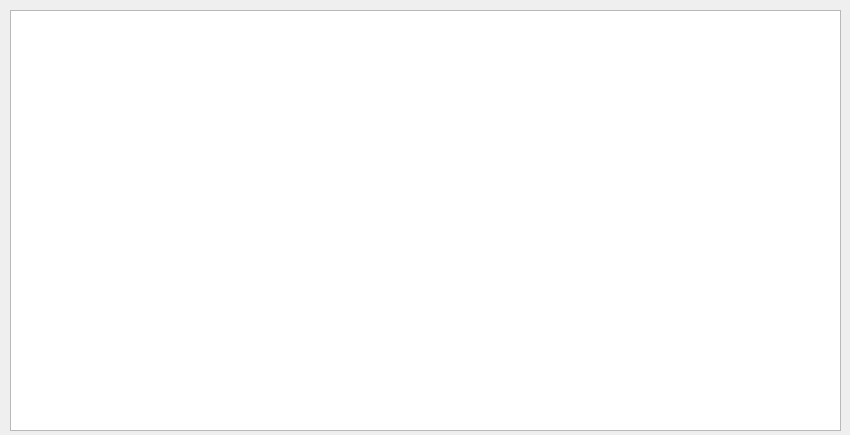
<?xml version="1.0" encoding="UTF-8"?>
<ui version="4.0">
 <class>Result</class>
 <widget class="QWidget" name="Result">
  <property name="geometry">
   <rect>
    <x>0</x>
    <y>0</y>
    <width>850</width>
    <height>435</height>
   </rect>
  </property>
  <property name="minimumSize">
   <size>
    <width>850</width>
    <height>435</height>
   </size>
  </property>
  <property name="maximumSize">
   <size>
    <width>850</width>
    <height>435</height>
   </size>
  </property>
  <property name="windowTitle">
   <string>Описание результата</string>
  </property>
  <widget class="QTextEdit" name="textEdit">
   <property name="geometry">
    <rect>
     <x>10</x>
     <y>10</y>
     <width>831</width>
     <height>421</height>
    </rect>
   </property>
   <property name="font">
    <font>
     <pointsize>12</pointsize>
    </font>
   </property>
   <property name="autoFormatting">
    <set>QTextEdit::AutoAll</set>
   </property>
   <property name="readOnly">
    <bool>true</bool>
   </property>
  </widget>
 </widget>
 <resources/>
 <connections/>
</ui>
